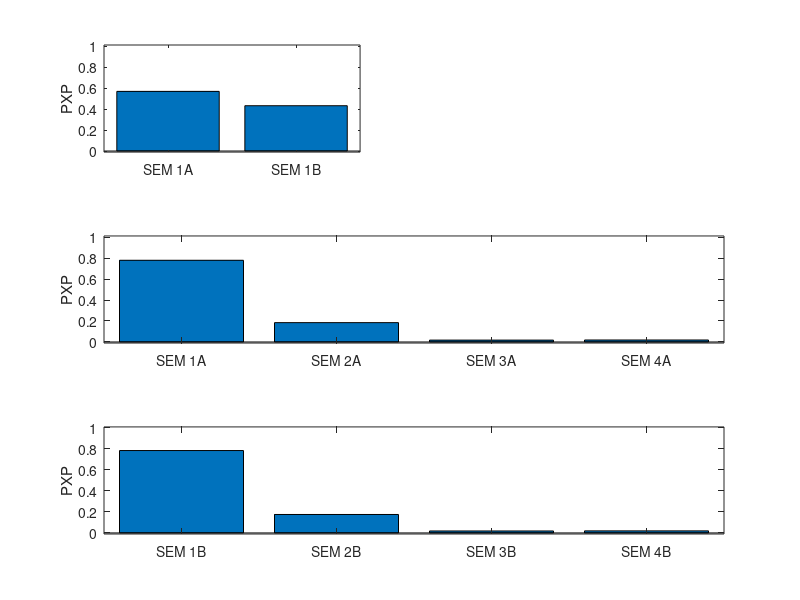

The MATLAB source for this figure:
% see semopy_bms.m

figure('position', [1001 1111 479 228]);


load('fig_5B.mat');
descs
pxp
bor

subplot(3,2,1);
bar(pxp);
xticklabels({'SEM 1A', 'SEM 1B'});
ylim([-0.01 1.01]);
xlim([0.5 2.5]);
ylabel('PXP');



load('fig_5C.mat');
descs
pxp
bor

subplot(3,1,2);
bar(pxp);
xticklabels({'SEM 1A', 'SEM 2A', 'SEM 3A', 'SEM 4A'});
ylim([-0.01 1.01]);
xlim([0.5 4.5]);
ylabel('PXP');



load('fig_5D.mat');
descs
pxp
bor

subplot(3,1,3);
bar(pxp);
xticklabels({'SEM 1B', 'SEM 2B', 'SEM 3B', 'SEM 4B'});
ylim([-0.01 1.01]);
xlim([0.5 4.5]);
ylabel('PXP');

print(gcf, '-dpdf', 'semopy_fig.pdf');

% all


%{

disp('feedback_onset');
load('semopy_S1_feedback_onset_lmes_all.mat');

[alpha,exp_r,xp,pxp,bor,g] = bms(lmes);
pxp
bor

fb_pxp = pxp;



disp('trial_onset');
load('semopy_S1_trial_onset_lmes.mat');
[alpha,exp_r,xp,pxp,bor,g] = bms(lmes);
pxp
bor

tr_pxp = pxp;




figure;
subplot(2,1,1);
bar(fb_pxp);
xticklabels({'SEM 8', 'SEM 9', 'SEM 10', 'SEM 11', 'SEM 12', 'SEM 13'});
ylim([-0.01 1.01]);
xlim([0.5 6.5]);
ylabel('PXP');
title('feedback onset');

subplot(2,1,2);
bar(tr_pxp);
xticklabels({'SEM 8', 'SEM 9', 'SEM 10', 'SEM 11', 'SEM 12', 'SEM 13'});
ylim([-0.01 1.01]);
xlim([0.5 6.5]);
ylabel('PXP');
title('trial onset');









% Str

disp('feedback_onset');
load('semopy_S1_feedback_onset_lmes_VS_Put.mat');

[alpha,exp_r,xp,pxp,bor,g] = bms(lmes);
pxp
bor

fb_pxp = pxp;



disp('trial_onset');
load('semopy_S1_trial_onset_lmes_VS_Put.mat');
[alpha,exp_r,xp,pxp,bor,g] = bms(lmes);
pxp
bor

tr_pxp = pxp;




figure;
subplot(2,1,1);
bar(fb_pxp);
xticklabels({'SEM 1', 'SEM 2', 'SEM 3'});
ylim([-0.01 1.01]);
xlim([0.5 3.5]);
ylabel('PXP');
title('feedback onset');

subplot(2,1,2);
bar(tr_pxp);
xticklabels({'SEM 1', 'SEM 2', 'SEM 3'});
ylim([-0.01 1.01]);
xlim([0.5 3.5]);
ylabel('PXP');
title('trial onset');





% IFG Ins

disp('feedback_onset');
load('semopy_S1_feedback_onset_lmes_IFG_Ins.mat');

[alpha,exp_r,xp,pxp,bor,g] = bms(lmes);
pxp
bor

fb_pxp = pxp;



disp('trial_onset');
load('semopy_S1_trial_onset_lmes_IFG_Ins.mat');
[alpha,exp_r,xp,pxp,bor,g] = bms(lmes);
pxp
bor

tr_pxp = pxp;




figure;
subplot(2,1,1);
bar(fb_pxp);
xticklabels({'SEM 4', 'SEM 5', 'SEM 6', 'SEM 7'});
ylim([-0.01 1.01]);
xlim([0.5 4.5]);
ylabel('PXP');
title('feedback onset');

subplot(2,1,2);
bar(tr_pxp);
xticklabels({'SEM 4', 'SEM 5', 'SEM 6', 'SEM 7'});
ylim([-0.01 1.01]);
xlim([0.5 4.5]);
ylabel('PXP');
title('trial onset');

%}

